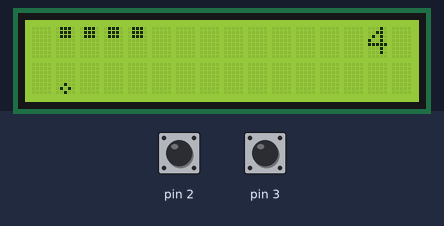
This sketch was run on a simulated Arduino Uno, built with avr-gcc and run on an emulated ATmega328P. Parts: 16×4 character LCD. The inputs (shaded band) are chosen by the test bench; at power-on: pin 3 HIGH, pin 2 HIGH. Random numbers use the default seed unless the sketch sets one.

Above: at 1.0 s.
1.1 s: pin 3 pulled LOW for 0.15 s
At 4.0 s:
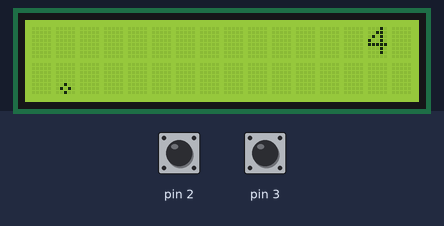
4.2 s: pin 2 pulsed LOW 2 times (0.12 s each, 0.3 s apart)
At 7.7 s:
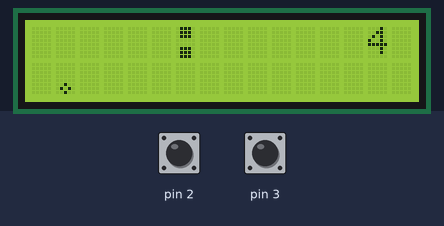
7.8 s: pin 2 pulled LOW for 0.15 s
At 10.8 s:
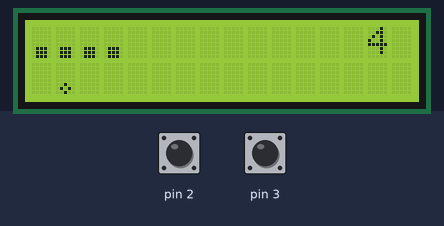
10.9 s: pin 2 pulled LOW for 1 s
At 12.2 s:
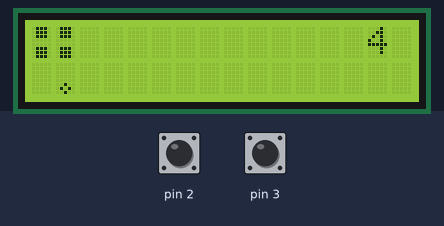
14.8 s: pin 2 pulled LOW for 3.2 s
At 16.0 s:
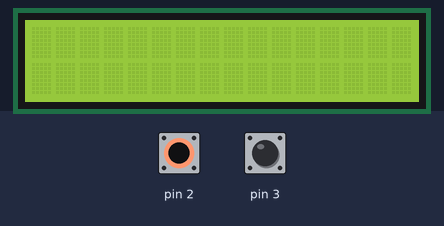
19.9 s: pin 3 pulled LOW for 1 s
At 21.1 s:
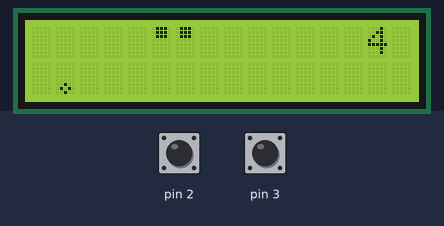
Timing chart, 0 to 22.9 s (numbered marks = the images above; inputs shaded):
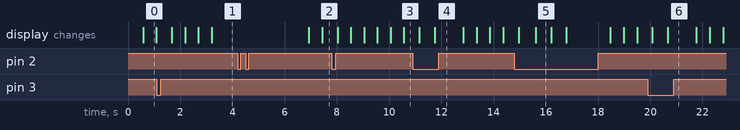

Measured:
- after the input at 4.2 s, the display: first changes after 2.7 s (image 2 shows a later state)
- what the display in image 0 shows lasts 0.5 s, from 0.6 s to 1.1 s
- what the display in image 5 shows lasts 0.6 s, from 15.6 s to 16.2 s

The sketch:

arduino-snake.ino
```cpp
#include <avr/io.h>
#include <util/delay.h>
#include <time.h>
#include <stdlib.h>
#include <LiquidCrystal.h>

LiquidCrystal lcd(8, 9, 4, 5, 6, 7);

int tabGame[4][16] = {},
    headXY[] = {0, 3},
    appleXY[] = {rand()%4, rand()%16},
    size = 4,
    timeGame = 0;

void show(){
  for (int x=0; x<4; x+=2){
    for (int y=0; y<16; y++){
      if(tabGame[x][y]==0 && tabGame[x+1][y]==0 ){
        lcd.setCursor(y,x);
        lcd.write(" ");
      }else if(tabGame[x][y]>0 && tabGame[x][y]<64 && tabGame[x+1][y]>0 && tabGame[x+1][y]<64){
        lcd.setCursor(y,x);
        lcd.write(uint8_t(2));
      }else if(tabGame[x][y]>0 && tabGame[x][y]<64 && tabGame[x+1][y]==0){
        lcd.setCursor(y,x);
        lcd.write(uint8_t(1));
      }else if(tabGame[x+1][y]>0 && tabGame[x+1][y]<64 && tabGame[x][y]==0){
        lcd.setCursor(y,x);
        lcd.write(uint8_t(0));
      }else if(tabGame[x][y]==666 && tabGame[x+1][y]==0){
        lcd.setCursor(y,x);
        lcd.write(uint8_t(5));
      }else if(tabGame[x+1][y]==666 && tabGame[x][y]==0){
        lcd.setCursor(y,x);
        lcd.write(uint8_t(6));
      }else if(tabGame[x][y]>0 && tabGame[x][y]<64 && tabGame[x+1][y]==666){
        lcd.setCursor(y,x);
        lcd.write(uint8_t(3));
      }else if(tabGame[x+1][y]>0 && tabGame[x+1][y]<64 && tabGame[x][y]==666){
        lcd.setCursor(y,x);
        lcd.write(uint8_t(4));
      }
    }
  }
}

void move(int poz[2], int headXY[2]){
  headXY[0]+=poz[0];
  headXY[1]+=poz[1];
  //eat
  if(tabGame[headXY[0]][headXY[1]] == 666){
    size = size + 1;
    tabGame[headXY[0]][headXY[1]]=size;
    appleXY[0] = rand()%4;
    appleXY[1] = rand()%16;
    tabGame[appleXY[0]][appleXY[1]] = 666;
  }else{
    for (int x=0; x<4; x++){
    for (int y=0; y<16; y++){
      if(tabGame[x][y]>0 && tabGame[x][y]<64){
        tabGame[x][y]--;
      }
     }
    }
    tabGame[headXY[0]][headXY[1]]=size;
  }
}

void createCustomChar(){

   uint8_t sUP[] = {
        0x00,
        0x00,
        0x00,
        0x00,
        0x00,
        0x0E,
        0x0E,
        0x0E
      };

      uint8_t sDN[] = {
        0x0E,
        0x0E,
        0x0E,
        0x00,
        0x00,
        0x00,
        0x00,
        0x00
      };

      uint8_t sAL[] = {
        0x0E,
        0x0E,
        0x0E,
        0x00,
        0x00,
        0x0E,
        0x0E,
        0x0E
      };

      uint8_t asUP[] = {
        0x0E,
        0x0E,
        0x0E,
        0x00,
        0x00,
        0x04,
        0x0A,
        0x04
      };

      uint8_t asDN[] = {
        0x04,
        0x0A,
        0x04,
        0x00,
        0x00,
        0x0E,
        0x0E,
        0x0E
      };

      uint8_t aUP[] = {
        0x04,
        0x0A,
        0x04,
        0x00,
        0x00,
        0x00,
        0x00,
        0x00
      };

      uint8_t aDN[] = {
        0x00,
        0x00,
        0x00,
        0x00,
        0x00,
        0x04,
        0x0A,
        0x04
      };

        lcd.createChar(0, sUP);
        lcd.createChar(1, sDN);
        lcd.createChar(2, sAL);
        lcd.createChar(3, asUP);
        lcd.createChar(4, asDN);
        lcd.createChar(5, aUP);
        lcd.createChar(6, aDN);
}

int main (void){
  lcd.begin(16, 2);
  createCustomChar();

   // BUTTON CONTROLLER
    DDRD &= ~(1<<DDD2) | ~(1<<DDD3);       // direction - input
    PORTD |= (1<<PD2) | (1<<PD3);         // pin to VCC (internal pullup)

  tabGame[0][0] = 1;
  tabGame[0][1] = 2;
  tabGame[0][2] = 3;
  tabGame[0][3] = 4;
  tabGame[appleXY[0]][appleXY[1]] = 666;
  int poz[2] = {0,1}; // {up/down, left/right}

  int click = 0;

  while(1){

      if(!(PIND & 1<<PIND2) && click == 0){
        if(poz[0]==0 && poz[1]==1){poz[0]=1; poz[1]=0;}
        else if(poz[0]==1 && poz[1]==0){poz[0]=0; poz[1]=-1;}
        else if(poz[0]==0 && poz[1]==-1){poz[0]=-1; poz[1]=0;}
        else if(poz[0]==-1 && poz[1]==0){poz[0]=0; poz[1]=1;}
        click = 1;
        _delay_ms(80);
     }else if(!(PIND & 1<<PIND3) && !click){
        if(poz[0]==0 && poz[1]==1){poz[0]=-1; poz[1]=0;}
        else if(poz[0]==-1 && poz[1]==0){poz[0]=0; poz[1]=-1;}
        else if(poz[0]==0 && poz[1]==-1){poz[0]=1; poz[1]=0;}
        else if(poz[0]==1 && poz[1]==0){poz[0]=0; poz[1]=1;}
        click = 1;
        _delay_ms(80);
     }

    if(timeGame == 500){
      move(poz, headXY);
      show();
      lcd.setCursor(14,0);
      lcd.print(size);
      timeGame = 0;
      click = 0;
    }
    timeGame+= 100;
    _delay_ms(100);
  }
}
```
